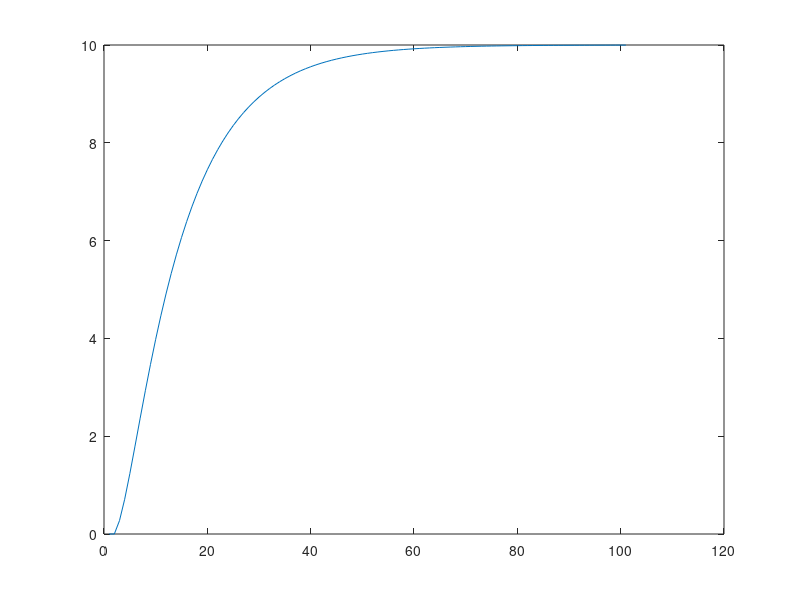

Source code (MATLAB):
r = 10; % assume const for now

A = [1, 0, 1, 0; 
    0, 1, 0, 1;
    0, 0, 1, 0;
    0, 0, 0, 1];

B = [0;
    0;
    1;
    0];

C = [1 1 0 0];


prediction_horizon = 15; % Np
control_horizon = 3; % Nc

min_control = -5;
max_control = 5;

R1 = 1;
Rs = r * ones(prediction_horizon, 1);
Rw = R1 * eye(control_horizon);

%calculate fi
fi = zeros(prediction_horizon, control_horizon);
product_matrix = C * A^(prediction_horizon - control_horizon);
for i = prediction_horizon : -1 : 1
    for j = control_horizon : -1 : 1
        if i == prediction_horizon
            if j < control_horizon
                product_matrix = product_matrix * A;
            end
            fi(i, j) = product_matrix * B;
        else
            if i < j && j < control_horizon
                fi(i, j) = fi(i+1, j+1);
            end
        end
    end
end

%calculate F
F = zeros(prediction_horizon, length(C));
F(1, :) = C*A;
for i = 2 : prediction_horizon
    F(i, :) = F(i-1, :) * A;
end

x = 2 * zeros(length(C), 1);
H = fi' * fi + Rw;
step = 1/max(eig(H));
W = fi' * (F * x - Rs);
J = 0;
y(1) = C*x;
v = zeros(control_horizon, 1);
for j = 1:100
    W = fi' * (F * x - Rs);
    %v = quadprog(H, W, [], [], [], [], -15 * ones(3, 1), 15 * ones(3, 1));
    for i = 1:1000
        v = v - step * (H * v + W);
        v = max(min(v, max_control), min_control);
        J_prev = J;
        J = 0.5 * (v' * H * v) + v' * W;
        if abs(J - J_prev) < 0.01
            break
        end
    end
    x = A * x + v(1) * B;
    y(j+1) = C*x;
end

figure
plot(1:101, y);
